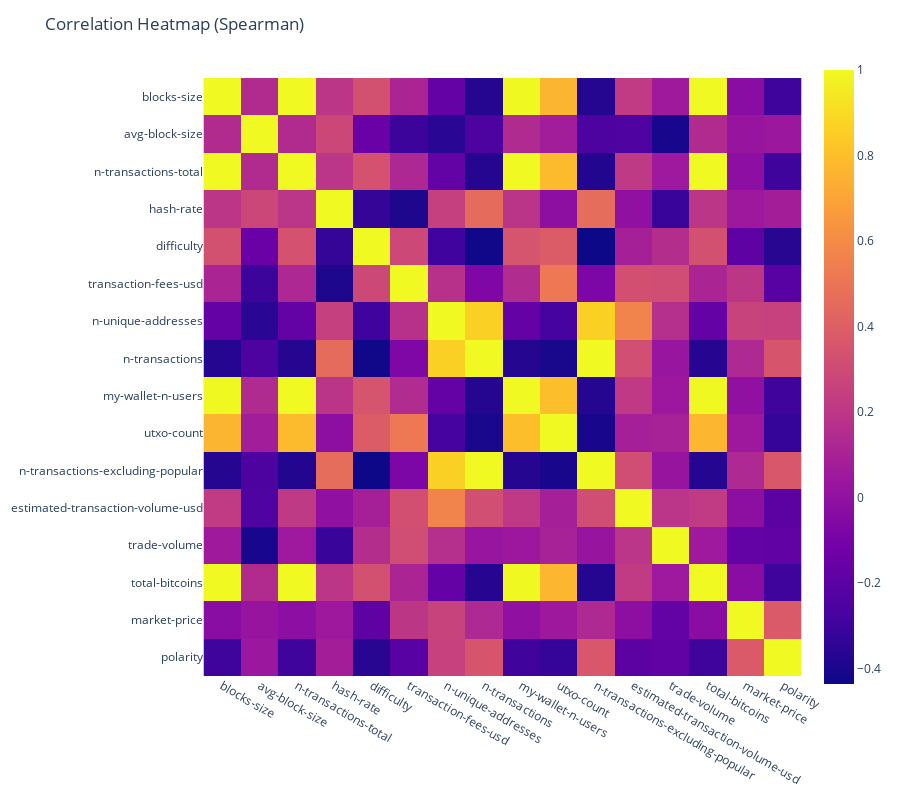

Notebook code for this chart:
### Code cell
import plotly.express as px
fig = px.imshow(df_chartdata.corr(method="pearson"))
fig.update_layout(
    title='Correlation Heatmap (Spearman)',
    width=900,
    height=800,
)
fig.show()

### Figure 1 — Plotly figure (JSON) as saved in the notebook; plotly's stock layout.template omitted (floating-point values rounded to 4 significant figures; data arrays with more than 128 entries replaced by an {"elided": "..."} marker saying what was removed)
{"data": [{"coloraxis": "coloraxis", "hovertemplate": "x: %{x}<br>y: %{y}<br>color: %{z}<extra></extra>", "name": "0", "type": "heatmap", "x": ["blocks-size", "avg-block-size", "n-transactions-total", "hash-rate", "difficulty", "transaction-fees-usd", "n-unique-addresses", "n-transactions", "my-wallet-n-users", "utxo-count", "n-transactions-excluding-popular", "estimated-transaction-volume-usd", "trade-volume", "total-bitcoins", "market-price", "polarity"], "xaxis": "x", "y": ["blocks-size", "avg-block-size", "n-transactions-total", "hash-rate", "difficulty", "transaction-fees-usd", "n-unique-addresses", "n-transactions", "my-wallet-n-users", "utxo-count", "n-transactions-excluding-popular", "estimated-transaction-volume-usd", "trade-volume", "total-bitcoins", "market-price", "polarity"], "yaxis": "y", "z": {"elided": "16x16 float values"}}], "layout": {"coloraxis": {"colorscale": [[0, "#0d0887"], [0.1111, "#46039f"], [0.2222, "#7201a8"], [0.3333, "#9c179e"], [0.4444, "#bd3786"], [0.5556, "#d8576b"], [0.6667, "#ed7953"], [0.7778, "#fb9f3a"], [0.8889, "#fdca26"], [1, "#f0f921"]]}, "height": 800, "margin": {"t": 60}, "title": {"text": "Correlation Heatmap (Spearman)"}, "width": 900, "xaxis": {"anchor": "y", "constrain": "domain", "domain": [0, 1], "scaleanchor": "y"}, "yaxis": {"anchor": "x", "autorange": "reversed", "constrain": "domain", "domain": [0, 1]}}}
